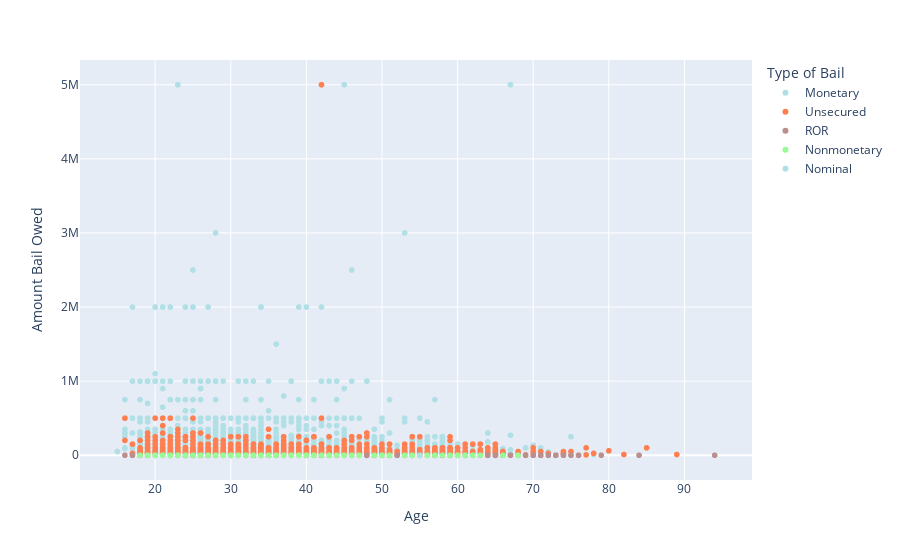

The cell this chart's notebook holds for it:
### Code cell
debt = []
types = []

age_int = []
i = 0


for birth in age:
    if type(birth) != float:
        date_time = datetime.datetime.strptime(birth, '%m/%d/%y').date()
        num_age = calculateAge(date_time)
        if type(bail_type[i]) != float:
            age_int.append(num_age)
            types.append(bail_type[i])
            debt.append(bail_amt[i] - bail_paid[i])

    i += 1
df_debt = pd.DataFrame({"Amount Bail Owed": debt, "Age": age_int, "Type of Bail": types})
fig_debt = px.scatter(df_debt, x="Age", y="Amount Bail Owed", color = "Type of Bail", color_discrete_sequence = colors)
fig_debt.show()

### Figure 1 — Plotly figure (JSON) as saved in the notebook; plotly's stock layout.template omitted (floating-point values rounded to 4 significant figures; data arrays with more than 128 entries replaced by an {"elided": "..."} marker saying what was removed)
{"data": [{"hovertemplate": "Type of Bail=Monetary<br>Age=%{x}<br>Amount Bail Owed=%{y}<extra></extra>", "legendgroup": "Monetary", "marker": {"color": "powderblue", "symbol": "circle"}, "mode": "markers", "name": "Monetary", "showlegend": true, "type": "scattergl", "x": {"elided": "5533 int values"}, "xaxis": "x", "y": {"elided": "5533 int values"}, "yaxis": "y"}, {"hovertemplate": "Type of Bail=Unsecured<br>Age=%{x}<br>Amount Bail Owed=%{y}<extra></extra>", "legendgroup": "Unsecured", "marker": {"color": "coral", "symbol": "circle"}, "mode": "markers", "name": "Unsecured", "showlegend": true, "type": "scattergl", "x": {"elided": "3621 int values"}, "xaxis": "x", "y": {"elided": "3621 int values"}, "yaxis": "y"}, {"hovertemplate": "Type of Bail=ROR<br>Age=%{x}<br>Amount Bail Owed=%{y}<extra></extra>", "legendgroup": "ROR", "marker": {"color": "rosybrown", "symbol": "circle"}, "mode": "markers", "name": "ROR", "showlegend": true, "type": "scattergl", "x": {"elided": "3919 int values"}, "xaxis": "x", "y": {"elided": "3919 int values"}, "yaxis": "y"}, {"hovertemplate": "Type of Bail=Nonmonetary<br>Age=%{x}<br>Amount Bail Owed=%{y}<extra></extra>", "legendgroup": "Nonmonetary", "marker": {"color": "palegreen", "symbol": "circle"}, "mode": "markers", "name": "Nonmonetary", "showlegend": true, "type": "scattergl", "x": {"elided": "156 int values"}, "xaxis": "x", "y": {"elided": "156 int values"}, "yaxis": "y"}, {"hovertemplate": "Type of Bail=Nominal<br>Age=%{x}<br>Amount Bail Owed=%{y}<extra></extra>", "legendgroup": "Nominal", "marker": {"color": "powderblue", "symbol": "circle"}, "mode": "markers", "name": "Nominal", "showlegend": true, "type": "scattergl", "x": [55], "xaxis": "x", "y": [1], "yaxis": "y"}], "layout": {"legend": {"title": {"text": "Type of Bail"}, "tracegroupgap": 0}, "margin": {"t": 60}, "xaxis": {"anchor": "y", "domain": [0, 1], "title": {"text": "Age"}}, "yaxis": {"anchor": "x", "domain": [0, 1], "title": {"text": "Amount Bail Owed"}}}}
